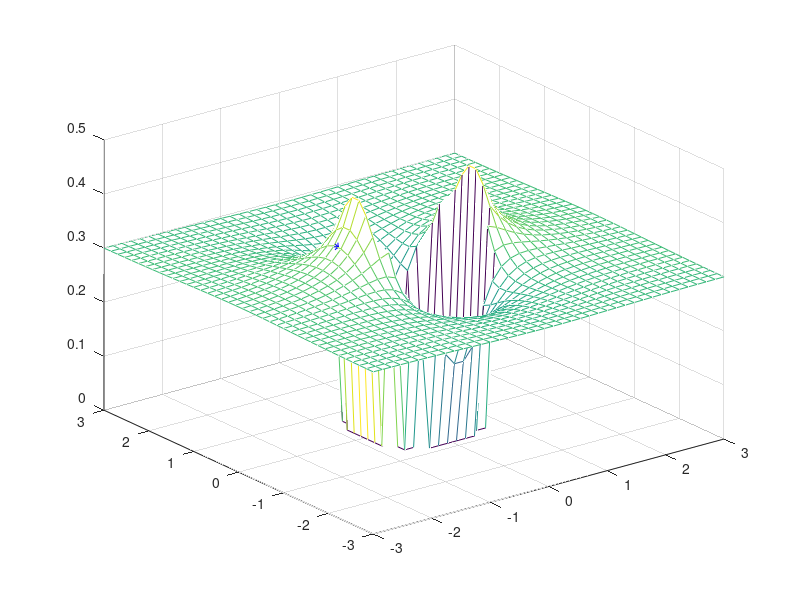

The MATLAB source for this figure:
a=1;
v0=10 ;
N=40; % number of points in the grid
l=1;


xx=linspace(-3,3,N); % x component

zz=linspace(-3,3,N);


[x,z]=meshgrid(xx,zz);

vx=-(3*v0*a^3/2)*z.*x./sqrt(x.^2+z.^2).^5;

vz=v0+(v0*a^3/2)*(1 ./sqrt(x.^2+z.^2).^3-2*(z.^2)./sqrt(x.^2+z.^2).^5);
for i=1:N
  for j=1:N
    cond= sqrt(x(i,j)^2+z(i,j)^2);
    if (cond<a)
      vx(i,j)=0;
      vz(i,j)=0;
    endif
   endfor
endfor


xp=-1.3;
zp=-0;

vxp = interp2 (x, z, vx, xp, zp,'spline')
vzp = interp2 (x, z, vz, xp, zp,'spline')

mesh(xx,zz,0.03*vz)

hold on
plot3(xp, zp, 0.03*vzp,'b*');